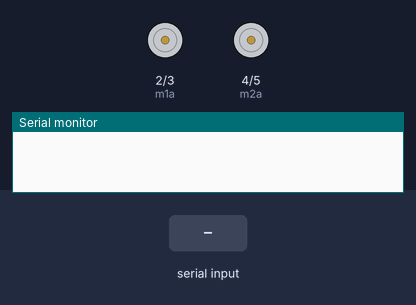
Recording of a sketch running on a simulated Arduino Uno, built with avr-gcc and run on an emulated ATmega328P. Parts: motor-driver pin pairs drawn as motors (green arrow = first pin HIGH = forward, orange = second pin HIGH = backward, longer = more drive), the last lines printed to the serial monitor. Inputs (shaded band) come from the test bench.

Above: at 1.2 s.
1.3 s: "F" received over Serial
At 2.4 s:
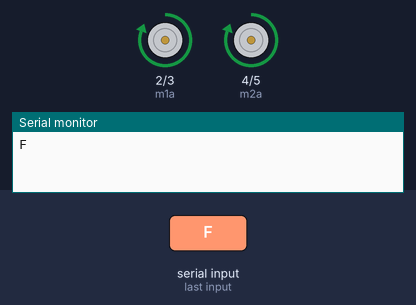
2.8 s: "B" received over Serial
At 3.5 s:
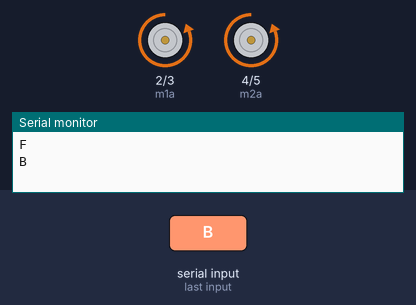
4.3 s: "L" received over Serial
At 4.7 s:
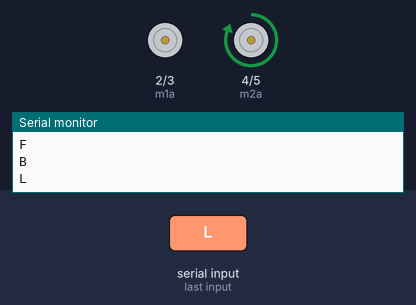
5.8 s: "R" received over Serial
At 7.0 s:
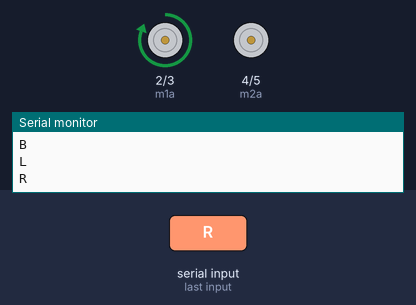
7.3 s: "J" received over Serial
At 8.1 s:
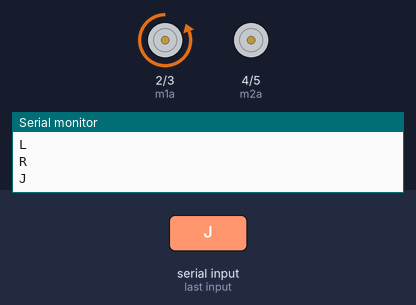
8.8 s: "H" received over Serial
At 9.3 s:
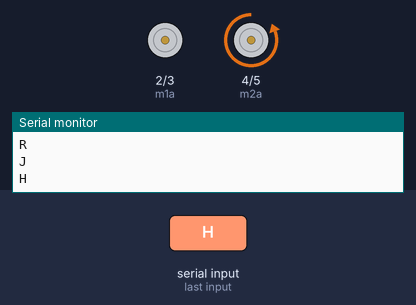
Timing chart, 0 to 11.3 s (numbered marks = the images above; inputs shaded):
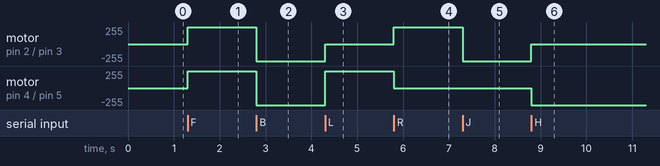

Measured:
- after the input at 1.3 s, motor on pin 2 (m1a) / pin 3 (m1b), motor on pin 4 (m2a) / pin 5 (m2b): stopped → forward 255/255 at once
- after the input at 2.8 s, motor on pin 2 (m1a) / pin 3 (m1b), motor on pin 4 (m2a) / pin 5 (m2b): forward 255/255 → backward 255/255 at once
- after the input at 4.3 s, motor on pin 2 (m1a) / pin 3 (m1b): backward 255/255 → stopped at once; motor on pin 4 (m2a) / pin 5 (m2b): backward 255/255 → forward 255/255 at once
- after the input at 5.8 s, motor on pin 2 (m1a) / pin 3 (m1b): stopped → forward 255/255 at once; motor on pin 4 (m2a) / pin 5 (m2b): forward 255/255 → stopped at once
- after the input at 7.3 s, motor on pin 2 (m1a) / pin 3 (m1b): forward 255/255 → backward 255/255 at once
- after the input at 8.8 s, motor on pin 2 (m1a) / pin 3 (m1b): backward 255/255 → stopped at once; motor on pin 4 (m2a) / pin 5 (m2b): stopped → backward 255/255 at once

The sketch:

Bluetoothrccar.ino
```cpp
// Starting of Program
int m1a = 2;
int m1b = 3;
int m2a = 4;
int m2b = 5;
char val;

void setup()
{
pinMode(m1a, OUTPUT);
pinMode(m1b, OUTPUT);
pinMode(m2a, OUTPUT);
pinMode(m2b, OUTPUT);
Serial.begin(9600);
}

void loop()
{
  while (Serial.available() > 0)
  {
  val = Serial.read();
  Serial.println(val);
  }

  if( val == 'F') // Forward
    {
      digitalWrite(m1a, HIGH);
      digitalWrite(m1b, LOW);
      digitalWrite(m2a, HIGH);
      digitalWrite(m2b, LOW);
    }
  else if(val == 'B') // Backward
    {
      digitalWrite(m1a, LOW);
      digitalWrite(m1b, HIGH);
      digitalWrite(m2a, LOW);
      digitalWrite(m2b, HIGH);
    }

    else if(val == 'L') //Left
    {
    digitalWrite(m1a, LOW);
    digitalWrite(m1b, LOW);
    digitalWrite(m2a, HIGH);
    digitalWrite(m2b, LOW);
    }
    else if(val == 'R') //Right
    {
    digitalWrite(m1a, HIGH);
    digitalWrite(m1b, LOW);
    digitalWrite(m2a, LOW);
    digitalWrite(m2b, LOW);
    }

  else if(val == 'S') //Stop
    {
    digitalWrite(m1a, LOW);
    digitalWrite(m1b, LOW);
    digitalWrite(m2a, LOW);
    digitalWrite(m2b, LOW);
    }
  else if(val == 'I') //Forward Right
    {
    digitalWrite(m1a, HIGH);
    digitalWrite(m1b, LOW);
    digitalWrite(m2a, LOW);
    digitalWrite(m2b, LOW);
    }
  else if(val == 'J') //Backward Right
    {
    digitalWrite(m1a, LOW);
    digitalWrite(m1b, HIGH);
    digitalWrite(m2a, LOW);
    digitalWrite(m2b, LOW);
    }
   else if(val == 'G') //Forward Left
    {
    digitalWrite(m1a, LOW);
    digitalWrite(m1b, LOW);
    digitalWrite(m2a, HIGH);
    digitalWrite(m2b, LOW);
    }
  else if(val == 'H') //Backward Left
    {
    digitalWrite(m1a, LOW);
    digitalWrite(m1b, LOW);
    digitalWrite(m2a, LOW);
    digitalWrite(m2b, HIGH);
    }
}
```
